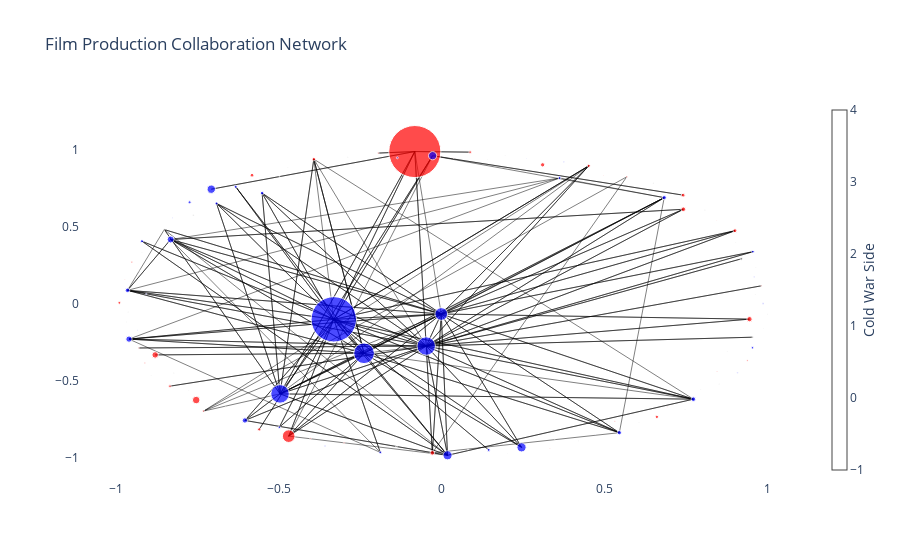

Notebook code cell kept with this figure:
### Code cell
# With plotly
G = nx.Graph()
for country in countries:
    G.add_node(country, side=country_cold_war_side[country], size=root_film_count[country])

for (c1, c2), count in collaboration_count.items():
    G.add_edge(c1, c2, weight=count)

pos = nx.spring_layout(G, seed=42, k=10, iterations=100)
edge_x = []
edge_y = []
edge_weights = []

for edge in G.edges():
    x0, y0 = pos[edge[0]]
    x1, y1 = pos[edge[1]]
    edge_x.append(x0)
    edge_x.append(x1)
    edge_y.append(y0)
    edge_y.append(y1)
    edge_weights.append(G[edge[0]][edge[1]]['weight'])

edge_trace = go.Scatter(
    x=edge_x,
    y=edge_y,
    line=dict(width=0.5, color='black'),
    hoverinfo='none',
    mode='lines'
)

node_x = []
node_y = []
node_colors = []
node_sizes = []

for node in G.nodes():
    x, y = pos[node]
    node_x.append(x)
    node_y.append(y)
    if G.nodes[node]['side'] == 'Western':
        node_colors.append('blue')
    elif G.nodes[node]['side'] == 'Eastern':
        node_colors.append('red')
    else:
        node_colors.append('grey')
    node_sizes.append(G.nodes[node]['size'] * 0.5)

node_trace = go.Scatter(
    x=node_x,
    y=node_y,
    mode='markers',
    hoverinfo='text',
    hovertext=[node for node in G.nodes()],
    marker=dict(
        showscale=True,
        colorscale='YlGnBu',
        size=node_sizes,
        color=node_colors,
        colorbar=dict(
            thickness=15,
            title='Cold War Side',
            xanchor='left',
            titleside='right'
        )
    )
)

fig = go.Figure(data=[edge_trace, node_trace],
                layout=go.Layout(
                    title='Film Production Collaboration Network',
                    showlegend=False,
                    hovermode='closest',
                    xaxis=dict(showgrid=False, zeroline=False),
                    yaxis=dict(showgrid=False, zeroline=False),
                    plot_bgcolor='white'
                ))

fig.show()

### Figure 1 — Plotly figure (JSON) as saved in the notebook; plotly's stock layout.template omitted (floating-point values rounded to 4 significant figures; data arrays with more than 128 entries replaced by an {"elided": "..."} marker saying what was removed)
{"data": [{"hoverinfo": "none", "line": {"color": "black", "width": 0.5}, "mode": "lines", "type": "scatter", "x": {"elided": "234 float values"}, "y": {"elided": "234 float values"}}, {"hoverinfo": "text", "hovertext": ["Russia", "Germany", "Italy", "United States of America", "Estonia", "Ukraine", "Switzerland", "Lithuania", "France", "Egypt", "United Kingdom", "India", "Hong Kong", "Costa Rica", "Spain", "Canada", "Latvia", "Hungary", "Japan", "Poland", "Denmark", "Korea", "Croatia", "Austria", "Philippines", "Portugal", "Taiwan", "Georgia", "Romania", "Australia", "South Africa", "Luxembourg", "Sweden", "Ireland", "Greece", "Uruguay", "Argentina", "Belgium", "Netherlands", "Czech Republic", "Bangladesh", "New Zealand", "Albania", "Finland", "Iceland", "Liechtenstein", "Iran", "Zimbabwe", "Norway", "Bosnia and Herzegovina", "Cuba", "Peru", "Israel", "Uzbekistan", "China", "Mexico", "Azerbaijan", "Bolivia", "Brazil", "Venezuela", "Serbia", "Macedonia", "Monaco", "Slovakia", "Turkey", "Senegal", "Tunisia", "Qatar", "Cote D'Ivoire", "Belarus", "Armenia", "Algeria", "Thailand", "Colombia", "Chile", "Singapore", "Ghana", "Morocco", "Vietnam", "Slovenia", "Pakistan", "Montenegro", "Namibia", "Bulgaria", "Yugoslavia", "Moldova", "Burkina Faso", "Aruba", "Czechoslovakia", "Ethiopia", "Jordan", "Puerto Rico", "Kazakhstan", "Indonesia", "Congo", "Libya", "Bhutan", "Jamaica", "Mauritania", "Angola", "Turkmenistan", "Panama", "Afghanistan", "Martinique", "Trinidad and Tobago", "Syria", "Kyrgyzstan", "Botswana", "Guinea", "Bahamas", "Papua New Guinea", "Ecuador", "Palestinian Territory", "Mali"], "marker": {"color": ["red", "blue", "blue", "blue", "red", "blue", "blue", "red", "blue", "grey", "blue", "red", "blue", "grey", "blue", "blue", "red", "red", "red", "red", "blue", "blue", "blue", "blue", "blue", "blue", "red", "red", "red", "blue", "blue", "grey", "blue", "blue", "red", "grey", "blue", "blue", "blue", "red", "grey", "blue", "grey", "red", "blue", "grey", "grey", "grey", "blue", "red", "red", "blue", "blue", "blue", "red", "blue", "grey", "grey", "red", "red", "red", "blue", "blue", "red", "red", "red", "red", "grey", "red", "red", "red", "red", "blue", "grey", "red", "grey", "grey", "blue", "red", "grey", "grey", "grey", "blue", "red", "red", "red", "grey", "blue", "red", "grey", "grey", "grey", "grey", "blue", "grey", "grey", "grey", "grey", "blue", "red", "grey", "grey", "grey", "grey", "grey", "grey", "red", "grey", "grey", "blue", "grey", "grey", "grey", "grey"], "colorbar": {"thickness": 15, "title": {"side": "right", "text": "Cold War Side"}, "xanchor": "left"}, "colorscale": [[0, "rgb(255,255,217)"], [0.125, "rgb(237,248,177)"], [0.25, "rgb(199,233,180)"], [0.375, "rgb(127,205,187)"], [0.5, "rgb(65,182,196)"], [0.625, "rgb(29,145,192)"], [0.75, "rgb(34,94,168)"], [0.875, "rgb(37,52,148)"], [1, "rgb(8,29,88)"]], "showscale": true, "size": [52.09, 12.7, 18.53, 45.38, 4.243, 8.367, 4.664, 7.55, 18.45, 1.658, 20.69, 6.442, 8.261, 0.866, 9.138, 9.165, 3.708, 3.841, 12.65, 5.268, 4.583, 2.915, 2.915, 3.64, 3, 2.784, 3.808, 2.598, 2.598, 6.325, 2.398, 1.414, 6.892, 2.958, 3.5, 0.5, 3.122, 4.272, 4.301, 4.61, 0.5, 2.646, 0.5, 4.664, 1.5, 1.5, 2.693, 0.866, 2.872, 2, 1.871, 1.323, 2.449, 2, 3.202, 5.339, 0.866, 0.7071, 3.317, 1.323, 3.122, 0.7071, 0.866, 1.732, 2.784, 1.5, 1.323, 0.5, 0.5, 1.658, 1.581, 1.323, 1.225, 0.866, 1.414, 0.866, 0.7071, 1.323, 0.866, 0.7071, 0.7071, 0.7071, 0.866, 1.414, 0.7071, 0.866, 1, 0.5, 1, 0.5, 0.5, 1, 1.323, 1, 0.5, 0.5, 0.5, 0.7071, 1, 0.5, 0.7071, 0.866, 0.5, 0.5, 0.5, 0.5, 0.7071, 0.7071, 0.5, 0.5, 0.5, 0.5, 0.5, 0.5]}, "mode": "markers", "type": "scatter", "x": [-0.08304, -0.001891, -0.4968, -0.3318, 0.3093, -0.7078, 0.7721, -0.7541, -0.048, -0.1395, -0.2388, -0.88, -0.02838, -0.9306, 0.01741, 0.2446, -0.5827, 0.8997, -0.4702, 0.9443, -0.9649, -0.7743, -0.6917, -0.5518, 0.1437, 0.9548, 0.7406, 0.08693, -0.8348, -0.9603, -0.4989, 0.9541, -0.8325, -0.6329, -0.3931, 0.605, -0.9206, 0.6825, 0.5447, -0.02932, 0.9023, -0.189, -0.6647, 0.7412, 0.986, -0.852, 0.9195, 0.9623, 0.3615, -0.7312, -0.9516, -0.9073, 0.9535, -0.1367, -0.5607, -0.6046, 0.8074, 0.1943, 0.66, 0.9808, 0.4508, -0.2514, -0.9343, 0.5676, -0.99, -0.3002, -0.9303, 0.9866, 0.03669, -0.195, 0.9377, 0.5309, -0.3586, 0.8763, -0.912, 0.8514, -0.9629, 0.9074, 0.4959, -0.4984, -0.2469, 0.8155, -0.8271, -0.4032, -0.9732, 0.3315, 0.08016, 0.4714, 0.845, 0.7464, -0.09089, 0.6492, -0.7625, 0.9588, 0.3469, -0.4725, 0.9639, -0.8225, 0.3741, 0.844, 0.4197, -0.2887, 0.2005, -0.9205, -0.8924, 0.1397, 0.6917, 0.7948, -0.3715, 0.2598, 0.5845, -0.9689, -0.7766, 1], "y": [0.9917, -0.06545, -0.5853, -0.1003, 0.9054, 0.7467, -0.6198, -0.6254, -0.274, -0.9289, -0.321, -0.3317, 0.9648, 0.2169, -0.9849, -0.9332, 0.8376, 0.4767, -0.8603, -0.09893, 0.08864, 0.6614, 0.654, 0.7214, -0.9497, 0.34, 0.708, 0.988, -0.5351, -0.2289, -0.8023, -0.2164, 0.4195, 0.7625, 0.9423, -0.7731, 0.4084, 0.6919, -0.8378, -0.9692, 0.3985, -0.9662, -0.6706, 0.6162, 0.003536, 0.4842, 0.2939, 0.06067, 0.8195, -0.6971, 0.2724, 0.06511, -0.2851, 0.951, -0.8163, -0.758, 0.612, 0.9658, -0.7348, 0.118, 0.8988, -0.9442, -0.1706, 0.8274, 0.007633, -0.9029, -0.2865, -0.1579, 0.949, 0.9817, -0.3678, -0.7637, -0.9258, -0.3104, -0.3845, -0.5216, -0.05315, -0.4483, 0.837, 0.8294, 0.9072, 0.4597, 0.5609, -0.876, 0.1588, -0.9416, -0.947, -0.8485, -0.4396, -0.6846, -0.97, 0.7849, 0.5776, 0.1767, -0.8796, 0.8897, 0.2384, -0.4486, 0.9252, 0.5439, -0.8911, 0.9547, -0.9744, 0.3364, -0.4669, 0.9387, -0.6696, -0.5553, 0.8886, 0.9485, 0.7394, -0.118, -0.5642, -0.0647]}], "layout": {"hovermode": "closest", "plot_bgcolor": "white", "showlegend": false, "title": {"text": "Film Production Collaboration Network"}, "xaxis": {"showgrid": false, "zeroline": false}, "yaxis": {"showgrid": false, "zeroline": false}}}
